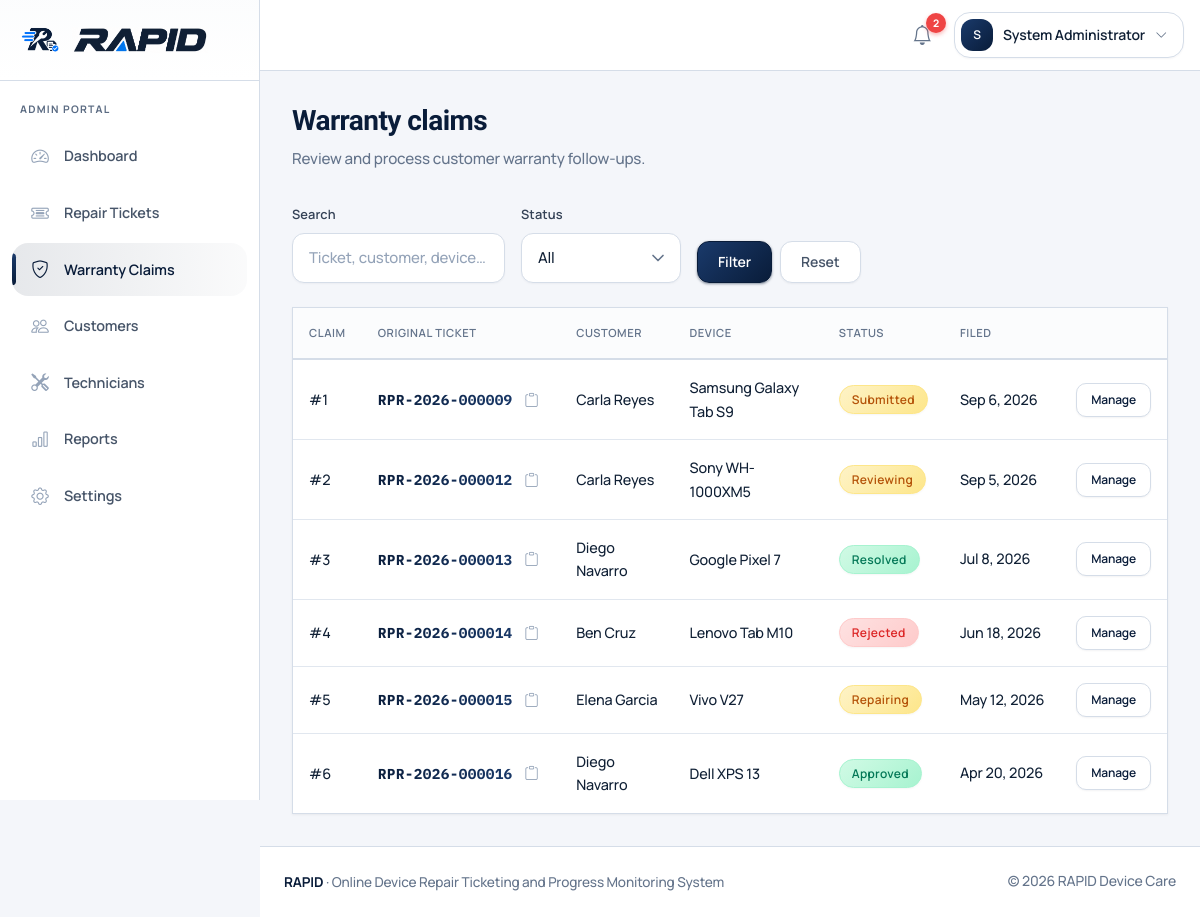
Page /admin/claims (signed in) on the committed database.
### tables this page shows
CREATE TABLE `users` (
  `id` INT UNSIGNED NOT NULL AUTO_INCREMENT COMMENT 'Unique ID of the user',
  `role` ENUM('admin', 'technician', 'customer') NOT NULL COMMENT 'Role of the user in the RAPID system',
  `first_name` VARCHAR(100) NOT NULL COMMENT 'First name of the user',
  `last_name` VARCHAR(100) NOT NULL COMMENT 'Last name of the user',
  `email` VARCHAR(190) NOT NULL COMMENT 'Email address used to log in',
  `phone` VARCHAR(30) DEFAULT NULL COMMENT 'Contact number of the user',
  `password` VARCHAR(255) NOT NULL COMMENT 'Hashed password of the user',
  `status` ENUM('active', 'inactive') NOT NULL DEFAULT 'active' COMMENT 'Account status of the user',
  `created_at` DATETIME NOT NULL DEFAULT CURRENT_TIMESTAMP COMMENT 'Date and time the user was created',
  `updated_at` DATETIME NOT NULL DEFAULT CURRENT_TIMESTAMP ON UPDATE CURRENT_TIMESTAMP COMMENT 'Date and time the user was last updated',
  PRIMARY KEY (`id`),
  UNIQUE KEY `uq_users_email` (`email`),
  KEY `idx_users_role` (`role`),
  KEY `idx_users_status` (`status`)
);

CREATE TABLE `warranty_claims` (
  `id` INT UNSIGNED NOT NULL AUTO_INCREMENT COMMENT 'Unique ID of the warranty claim',
  `original_ticket_id` INT UNSIGNED NOT NULL COMMENT 'Original repair ticket of the claim',
  `customer_id` INT UNSIGNED NOT NULL COMMENT 'Customer who filed the claim',
  `device_id` INT UNSIGNED NOT NULL COMMENT 'Device covered by the claim',
  `issue_description` TEXT NOT NULL COMMENT 'Reported issue of the warranty claim',
  `claim_status` ENUM('submitted', 'reviewing', 'approved', 'rejected', 'repairing', 'resolved') NOT NULL DEFAULT 'submitted' COMMENT 'Current status of the warranty claim',
  `technician_id` INT UNSIGNED DEFAULT NULL COMMENT 'Technician assigned to the claim',
  `resolution` TEXT DEFAULT NULL COMMENT 'Resolution notes of the claim',
  `created_at` DATETIME NOT NULL DEFAULT CURRENT_TIMESTAMP COMMENT 'Date and time the claim was created',
  `updated_at` DATETIME NOT NULL DEFAULT CURRENT_TIMESTAMP ON UPDATE CURRENT_TIMESTAMP COMMENT 'Date and time the claim was last updated',
  PRIMARY KEY (`id`),
  KEY `idx_claims_ticket` (`original_ticket_id`),
  KEY `idx_claims_customer` (`customer_id`),
  KEY `idx_claims_device` (`device_id`),
  KEY `idx_claims_technician` (`technician_id`),
  KEY `idx_claims_status` (`claim_status`),
  CONSTRAINT `fk_claims_ticket` FOREIGN KEY (`original_ticket_id`) REFERENCES `repair_tickets` (`id`) ON DELETE RESTRICT,
  CONSTRAINT `fk_claims_customer` FOREIGN KEY (`customer_id`) REFERENCES `customers` (`id`) ON DELETE RESTRICT,
  CONSTRAINT `fk_claims_device` FOREIGN KEY (`device_id`) REFERENCES `devices` (`id`) ON DELETE RESTRICT,
  CONSTRAINT `fk_claims_technician` FOREIGN KEY (`technician_id`) REFERENCES `technicians` (`id`) ON DELETE SET NULL
);

CREATE TABLE `repair_tickets` (
  `id` INT UNSIGNED NOT NULL AUTO_INCREMENT COMMENT 'Unique ID of the repair ticket',
  `ticket_number` VARCHAR(30) NOT NULL COMMENT 'Public tracking number of the ticket',
  `customer_id` INT UNSIGNED NOT NULL COMMENT 'Customer who requested the repair',
  `device_id` INT UNSIGNED NOT NULL COMMENT 'Device attached to the ticket',
  `assigned_technician_id` INT UNSIGNED DEFAULT NULL COMMENT 'Technician assigned to the ticket',
  `problem_description` TEXT NOT NULL COMMENT 'Reported problem of the device',
  `current_status` ENUM(
    'booking_submitted',
    'received',
    'diagnosing',
    'quotation_pending',
    'awaiting_approval',
    'approved',
    'repairing',
    'ready_for_pickup',
    'completed',
    'declined',
    'cancelled'
  ) NOT NULL DEFAULT 'booking_submitted' COMMENT 'Current repair status of the ticket',
  `priority` ENUM('low', 'normal', 'high', 'urgent') NOT NULL DEFAULT 'normal' COMMENT 'Priority level of the ticket',
  `appointment_date` DATETIME DEFAULT NULL COMMENT 'Scheduled appointment date of the ticket',
  `received_at` DATETIME DEFAULT NULL COMMENT 'Date and time the device was received',
  `completed_at` DATETIME DEFAULT NULL COMMENT 'Date and time the repair was completed',
  `estimated_completion` DATETIME DEFAULT NULL COMMENT 'Estimated completion date of the repair',
  `created_at` DATETIME NOT NULL DEFAULT CURRENT_TIMESTAMP COMMENT 'Date and time the ticket was created',
  `updated_at` DATETIME NOT NULL DEFAULT CURRENT_TIMESTAMP ON UPDATE CURRENT_TIMESTAMP COMMENT 'Date and time the ticket was last updated',
  PRIMARY KEY (`id`),
  UNIQUE KEY `uq_tickets_number` (`ticket_number`),
  KEY `idx_tickets_customer` (`customer_id`),
  KEY `idx_tickets_device` (`device_id`),
  KEY `idx_tickets_technician` (`assigned_technician_id`),
  KEY `idx_tickets_status` (`current_status`),
  KEY `idx_tickets_priority` (`priority`),
  KEY `idx_tickets_created` (`created_at`),
  CONSTRAINT `fk_tickets_customer` FOREIGN KEY (`customer_id`) REFERENCES `customers` (`id`) ON DELETE RESTRICT,
  CONSTRAINT `fk_tickets_device` FOREIGN KEY (`device_id`) REFERENCES `devices` (`id`) ON DELETE RESTRICT,
  CONSTRAINT `fk_tickets_technician` FOREIGN KEY (`assigned_technician_id`) REFERENCES `technicians` (`id`) ON DELETE SET NULL
);

CREATE TABLE `devices` (
  `id` INT UNSIGNED NOT NULL AUTO_INCREMENT COMMENT 'Unique ID of the device',
  `customer_id` INT UNSIGNED NOT NULL COMMENT 'Owner of the device',
  `device_type` VARCHAR(100) NOT NULL COMMENT 'Type of the device',
  `brand` VARCHAR(100) NOT NULL COMMENT 'Brand of the device',
  `model` VARCHAR(150) NOT NULL COMMENT 'Model of the device',
  `serial_number` VARCHAR(150) DEFAULT NULL COMMENT 'Serial number of the device',
  `imei` VARCHAR(50) DEFAULT NULL COMMENT 'IMEI of the device',
  `color` VARCHAR(50) DEFAULT NULL COMMENT 'Color of the device',
  `accessories` TEXT DEFAULT NULL COMMENT 'Accessories received with the device',
  `physical_condition` TEXT DEFAULT NULL COMMENT 'Physical condition of the device',
  `created_at` DATETIME NOT NULL DEFAULT CURRENT_TIMESTAMP COMMENT 'Date and time the device was created',
  `updated_at` DATETIME NOT NULL DEFAULT CURRENT_TIMESTAMP ON UPDATE CURRENT_TIMESTAMP COMMENT 'Date and time the device was last updated',
  PRIMARY KEY (`id`),
  KEY `idx_devices_customer` (`customer_id`),
  KEY `idx_devices_brand_model` (`brand`, `model`),
  CONSTRAINT `fk_devices_customer` FOREIGN KEY (`customer_id`) REFERENCES `customers` (`id`) ON DELETE CASCADE
);

### admin/claims.php (the view, shortened to what the rows shown need)
<?php
require_once __DIR__ . '/../includes/auth.php';
require_role('admin');
$where = ['1=1'];
$params = [];
$whereSql = implode(' AND ', $where);
$stmt = db()->prepare(
    "SELECT wc.id, wc.claim_status, wc.created_at, wc.original_ticket_id,
            rt.ticket_number, d.brand, d.model,
            CONCAT(cu.first_name,' ',cu.last_name) AS customer_name
     FROM warranty_claims wc
     INNER JOIN repair_tickets rt ON rt.id = wc.original_ticket_id
     INNER JOIN devices d ON d.id = wc.device_id
     INNER JOIN customers c ON c.id = wc.customer_id
     INNER JOIN users cu ON cu.id = c.user_id
     WHERE $whereSql
     ORDER BY wc.created_at DESC"
);
$stmt->execute($params);
$claims = $stmt->fetchAll();
$navVariant = 'app';
$activeNav = 'claims';
require_once __DIR__ . '/../includes/header.php';
require_once __DIR__ . '/../includes/navbar.php';
?>
<div class="app-shell">
    <?php require_once __DIR__ . '/../includes/sidebar.php'; ?>
    <main class="app-main">
        <div class="page-header">
            <h1>Warranty claims</h1>
        </div>
        <div class="rapid-card p-0 overflow-hidden">
            <?php if (!$claims): ?>
                <div class="empty-state">
                    <i class="bi bi-shield-check"></i>
                    <p class="mb-0 font-semibold text-rapid">No warranty claims found.</p>
                </div>
            <?php else: ?>
                <div class="overflow-x-auto">
                    <table class="rapid-table">
                        <thead>
                            <tr>
                                <th>Claim</th>
                                <th>Original ticket</th>
                                <th>Customer</th>
                                <th>Device</th>
                                <th>Status</th>
                                <th>Filed</th>
                                <th></th>
                            </tr>
                        </thead>
                        <tbody>
                            <?php foreach ($claims as $c): ?>
                                <tr>
                                    <td class="font-semibold">#<?= (int) $c['id'] ?></td>
                                    <td><?php render_ticket_number($c['ticket_number'], url('admin/ticket.php?id=' . (int) $c['original_ticket_id'])); ?></td>
                                    <td><?= e($c['customer_name']) ?></td>
                                    <td><?= e($c['brand'] . ' ' . $c['model']) ?></td>
                                    <td><span class="badge-status <?= e(claim_badge_class($c['claim_status'])) ?>"><?= e(claim_status_label($c['claim_status'])) ?></span></td>
                                    <td class="text-sm whitespace-nowrap"><?= e(format_datetime($c['created_at'], 'M j, Y')) ?></td>
                                    <td class="text-right"><a class="btn btn-sm btn-rapid-outline" href="<?= e(url('admin/claim.php?id=' . (int) $c['id'])) ?>">Manage</a></td>
                                </tr>
                            <?php endforeach; ?>
                        </tbody>
                    </table>
                </div>
            <?php endif; ?>
        </div>
    </main>
</div>
<?php require_once __DIR__ . '/../includes/footer.php'; ?>

### includes/navbar.php (shortened to what the rows shown need)
<?php
$user = current_user();
$navVariant = $navVariant ?? 'public';
$unreadCount = ($navVariant === 'app' && $user) ? count_unread_notifications((int) $user['id']) : 0;
$fluid = $navVariant === 'app';
$isApp = $navVariant === 'app' && $user;
?>
<nav class="rapid-navbar <?= $isApp ? 'rapid-navbar-app' : 'rapid-navbar-public' ?>">
    <div class="<?= $fluid ? 'container-fluid-rapid' : 'container-rapid' ?>">
        <div class="flex flex-wrap items-center gap-3">
            <?php if ($isApp): ?>
                <div class="flex items-center gap-3 ml-auto">
                    <div class="relative" data-dropdown>
                        <button class="nav-notify" type="button" id="notifyToggle" aria-expanded="false" aria-haspopup="true" title="Notifications" data-dropdown-toggle>
                            <i class="bi bi-bell" aria-hidden="true"></i>
                            <span class="notify-badge <?= $unreadCount > 0 ? '' : 'is-hidden' ?>" id="notifyBadge"><?= $unreadCount > 99 ? '99+' : (int) $unreadCount ?></span>
                        </button>
                    </div>
                    <div class="relative" data-dropdown>
                        <button class="btn-user-menu" type="button" aria-expanded="false" aria-haspopup="true" data-dropdown-toggle>
                            <span class="user-avatar"><?= e(strtoupper(substr($user['first_name'], 0, 1))) ?></span>
                            <span class="hidden md:inline"><?= e($user['first_name'] . ' ' . $user['last_name']) ?></span>
                            <i class="bi bi-chevron-down text-xs text-rapid-muted" aria-hidden="true"></i>
                        </button>
                    </div>
                </div>
            <?php endif; ?>
        </div>
    </div>
</nav>

### includes/sidebar.php (shortened to what the rows shown need)
<?php
$user = current_user();
$role = $user['role'] ?? '';
$activeNav = $activeNav ?? 'dashboard';
switch ($role) {
    case 'admin':
        $links = [
            ['key' => 'dashboard', 'label' => 'Dashboard', 'href' => 'admin/index.php', 'icon' => 'bi-speedometer2'],
            ['key' => 'tickets', 'label' => 'Repair Tickets', 'href' => 'admin/tickets.php', 'icon' => 'bi-ticket-detailed'],
            ['key' => 'claims', 'label' => 'Warranty Claims', 'href' => 'admin/claims.php', 'icon' => 'bi-shield-check'],
            ['key' => 'customers', 'label' => 'Customers', 'href' => 'admin/customers.php', 'icon' => 'bi-people'],
            ['key' => 'technicians', 'label' => 'Technicians', 'href' => 'admin/technicians.php', 'icon' => 'bi-tools'],
            ['key' => 'reports', 'label' => 'Reports', 'href' => 'admin/reports.php', 'icon' => 'bi-bar-chart'],
            ['key' => 'settings', 'label' => 'Settings', 'href' => 'admin/settings.php', 'icon' => 'bi-gear'],
        ];
        break;
}
?>
<aside class="rapid-sidebar" tabindex="-1" id="appSidebar" aria-label="<?= e(ucfirst($role)) ?> navigation">
    <div class="sidebar-brand">
        <?php
        require __DIR__ . '/brand_lockup.php';
        ?>
    </div>
    <div class="sidebar-role"><?= e($role) ?> portal</div>
    <nav class="sidebar-nav">
        <?php foreach ($links as $link): ?>
            <?php
            $isActive = $activeNav === $link['key'];
            $soon = !empty($link['soon']);
            ?>
            <a class="sidebar-link <?= $isActive ? 'active' : '' ?><?= $soon ? ' is-soon' : '' ?>"
               href="<?= e(url($link['href'])) ?>"
               <?= $isActive ? 'aria-current="page"' : '' ?>
               <?= $soon ? 'title="Coming in the next build step"' : '' ?>>
            </a>
        <?php endforeach; ?>
    </nav>
</aside>

### includes/ui.php (shortened to what the rows shown need)
<?php
function render_ticket_copy_btn(string $ticketNumber): void
{
    echo '<button type="button" class="ticket-copy-btn" data-copy-btn="' . e($ticketNumber) . '" title="Copy ticket number" aria-label="Copy ticket number ' . e($ticketNumber) . '">';
    echo '<i class="bi bi-clipboard" aria-hidden="true"></i>';
    echo '</button>';
}
function render_ticket_number(string $ticketNumber, ?string $href = null, array $opts = []): void
{
    $numberClass = $opts['class'] ?? 'ticket-mono';
    $tag = $opts['tag'] ?? 'span';
    $heading = !empty($opts['heading']);
    $wrapTag = $heading ? 'div' : 'span';
    $wrapClass = 'ticket-number-cell' . ($heading ? ' ticket-number-heading' : '');
    $safeTag = in_array($tag, ['span', 'strong', 'h1', 'div'], true) ? $tag : 'span';
    echo '<' . $wrapTag . ' class="' . e($wrapClass) . '">';
    if ($href !== null && $href !== '') {
        echo '<a class="' . e($numberClass) . '" href="' . e($href) . '">' . e($ticketNumber) . '</a>';
    } else {
        echo '<' . $safeTag . ' class="' . e($numberClass) . '">' . e($ticketNumber) . '</' . $safeTag . '>';
    }
    render_ticket_copy_btn($ticketNumber);
    echo '</' . $wrapTag . '>';
}

### rows in the picture
users: first_name "S", first_name+last_name "System Administrator", role "ADMIN"
warranty_claims: id "1", original_ticket.ticket_number "RPR-2026-000009", customer_name "Carla Reyes", device.model "Samsung Galaxy Tab S9", claim_status "Submitted", created_at "Sep 6, 2026"
warranty_claims: id "2", original_ticket.ticket_number "RPR-2026-000012", customer_name "Carla Reyes", device.model "Sony WH-1000XM5", claim_status "Reviewing", created_at "Sep 5, 2026"
warranty_claims: id "3", original_ticket.ticket_number "RPR-2026-000013", customer_name "Diego Navarro", device.model "Google Pixel 7", claim_status "Resolved", created_at "Jul 8, 2026"
warranty_claims: id "4", original_ticket.ticket_number "RPR-2026-000014", customer_name "Ben Cruz", device.model "Lenovo Tab M10", claim_status "Rejected", created_at "Jun 18, 2026"
warranty_claims: id "5", original_ticket.ticket_number "RPR-2026-000015", customer_name "Elena Garcia", device.model "Vivo V27", claim_status "Repairing", created_at "May 12, 2026"
warranty_claims: id "6", original_ticket.ticket_number "RPR-2026-000016", customer_name "Diego Navarro", device.model "Dell XPS 13", claim_status "Approved", created_at "Apr 20, 2026"

### other values in the picture
$unreadCount "2"
$link['label'] "Dashboard"
$link['label'] "Repair Tickets"
$link['label'] "Warranty Claims"
$link['label'] "Customers"
$link['label'] "Technicians"
$link['label'] "Reports"
$link['label'] "Settings"
APP_NAME "RAPID"
APP_SUBTITLE "Online Device Repair Ticketing and Progress Monitoring System"
SHOP_NAME "RAPID Device Care"
